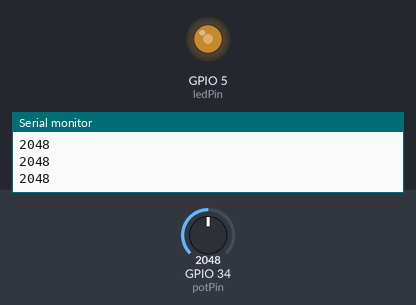
This sketch was run on a simulated ESP32. Shown: output pins drawn as LEDs (lit = HIGH), the last lines printed to the serial monitor. Inputs (shaded band) come from the test bench; at power-on: GPIO 34 (potPin) = 2048.

Above: at 2.2 s.
2.3 s: GPIO 34 (potPin) set to 2866
At 3.7 s:
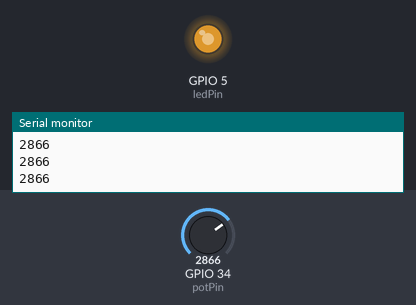
4.0 s: GPIO 34 (potPin) set to 3603
At 5.0 s:
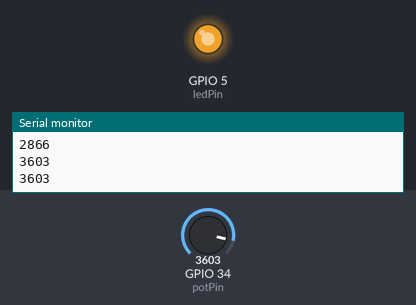
5.5 s: GPIO 34 (potPin) set to 491
At 6.1 s:
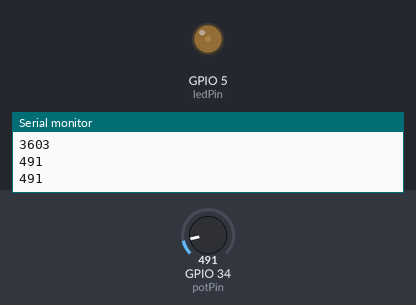
7.0 s: GPIO 34 (potPin) set to 2047
At 7.3 s:
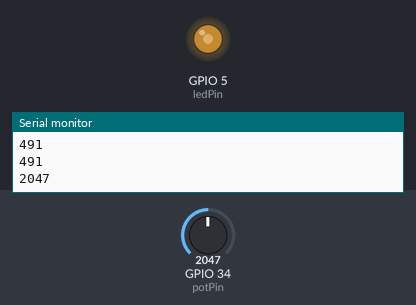
Timing chart, 0 to 9.5 s (numbered marks = the images above; inputs shaded):
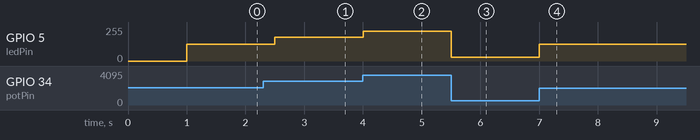

Measured:
- after the input at 2.3 s, GPIO 5 (ledPin): 127/255 → 178/255 after 0.20 s
- after the input at 4.0 s, GPIO 5 (ledPin): 178/255 → 224/255 at once
- after the input at 5.5 s, GPIO 5 (ledPin): 224/255 → 30/255 at once
- after the input at 7.0 s, GPIO 5 (ledPin): 30/255 → 127/255 at once

The sketch:

HW3.ino
```cpp
const int potPin = 34;    // the number of the potentiometer pin
const int ledPin =  5;    // the number of the LED pin

// variable for storing the potentiometer value
int potValue = 0;

void setup() {
  Serial.begin(115200);
  // initialize the potentiometer pin as an input
  pinMode(potPin, INPUT);
  // initialize the LED pin as an input
  pinMode(ledPin, OUTPUT);
  delay(1000);
}

void loop() {
  // reading potentiometer value
  potValue = analogRead(potPin);
  // mapping the pot Value to LED Value
  int ledValue = map(potValue, 0, 4095, 0, 255);
  Serial.println(potValue);
  // adjust LED Brightness
  analogWrite(ledPin, ledValue);
  delay(500);
}
```
